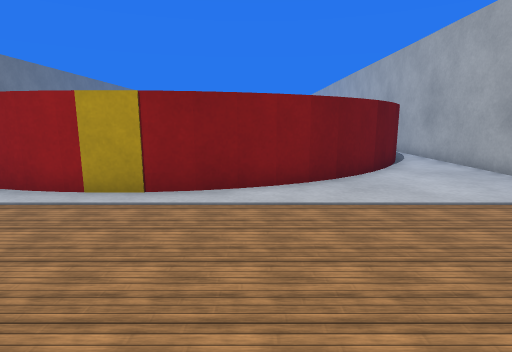
view 1 (above)

12 first-person views from a walk through a world built for the Webots simulator. The camera is 0.72 m above the floor, tilts 10° down and sees 80° across. The floor is counted in squares, 0.5 m on a side. Each view is taken from the middle of a square. On the plan, view 1 faces up. The plan holds only what a view shows up to about 14 squares ahead; the rest is blank. The place goes on beyond the plan. The robots in the file are not drawn. Webots' stock objects and surfaces are drawn as simple stand-ins.

view 2
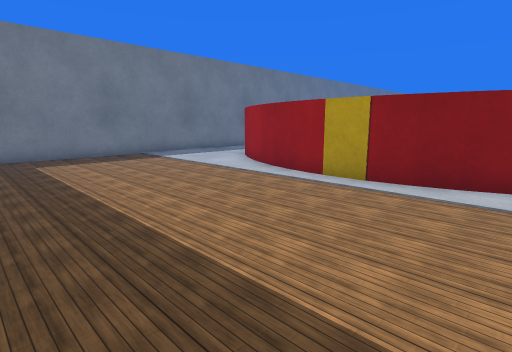

view 3
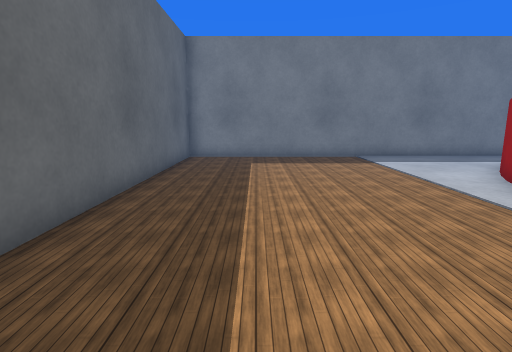

view 4
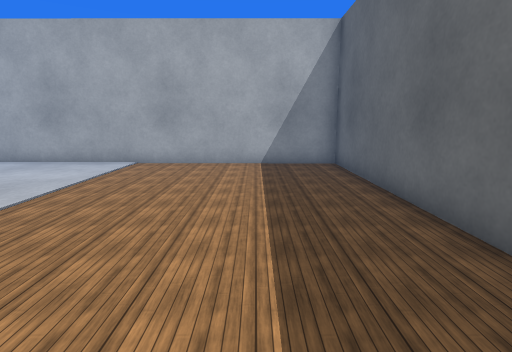

view 5
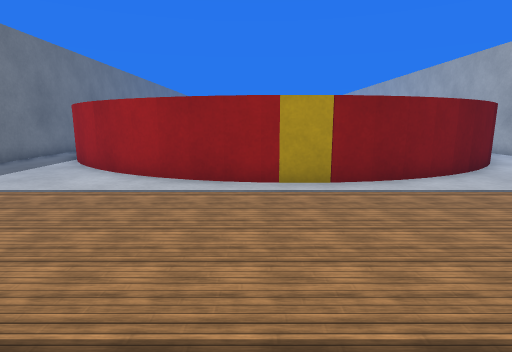

view 6
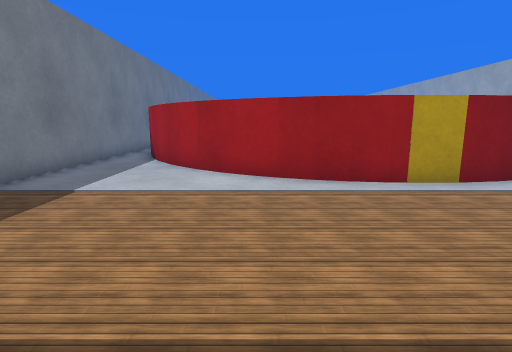

view 7
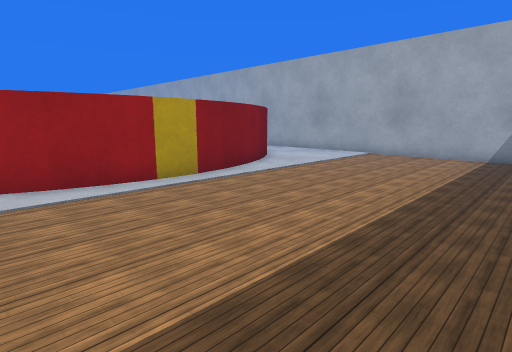

view 8
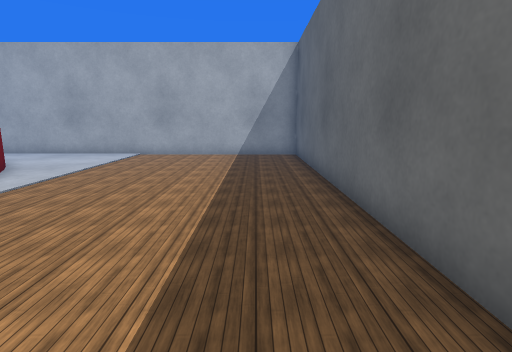

view 9
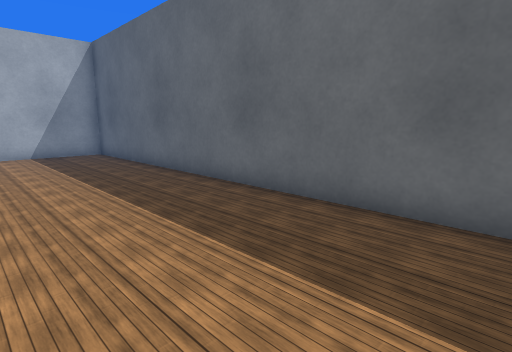

view 10
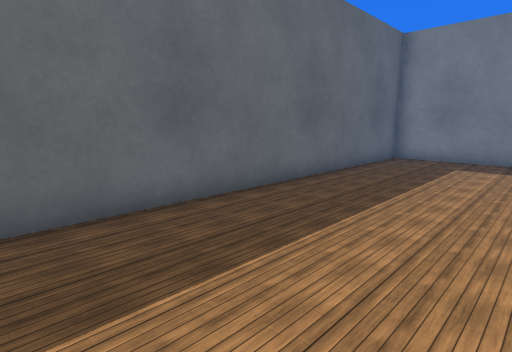

view 11
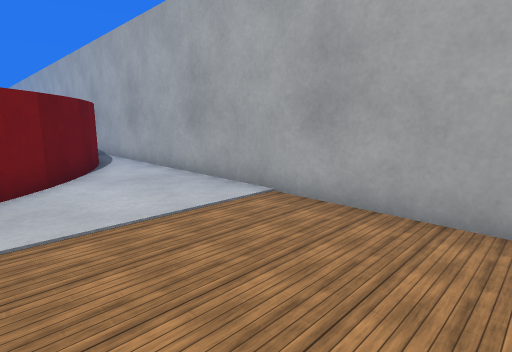

view 12
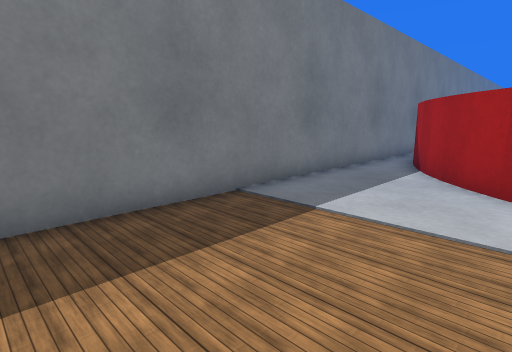

### Floor plan
Points are (right, up) in squares from view 1. A wall is a line through its corners. A room is listed if a view was taken in it or the views show most of it. See-through windows are left out.
Room 1 (views 1, 2, 3, 4, 5, 6, 7, 8, 9, 10, 11, 12)
walls: (-12.8, 14.5) (-12.8, -1.8) (6.8, -1.8) (6.8, 14.5)
low walls: (-3.4, 6) (-3.9, 6) (-4.9, 6.2); (-4.6, 6.1) (-5.6, 6.4); (-1.1, 6.2) (-2.1, 6); (-5.5, 6.3) (-6.4, 6.7) (-7.3, 7.1); (-0.3, 6.4) (-1.2, 6.2); (0.5, 6.7) (-0.5, 6.4); (-7.2, 7) (-8, 7.5) (-8.8, 8.1); (1.3, 7.1) (0.4, 6.7); (2.1, 7.5) (1.2, 7); (-8.7, 8) (-9.4, 8.7); (2.8, 8.1) (2, 7.5); (-9.3, 8.6) (-10, 9.3); (3.5, 8.7) (2.6, 8); (-9.9, 9.2) (-10.5, 10) (-11, 10.9); (4, 9.4) (3.4, 8.6); (4.5, 10) (3.9, 9.2); (-10.9, 10.8) (-11.4, 11.7); (5, 10.8) (4.4, 9.9); (-11.3, 11.5) (-11.6, 12.4); (5.4, 11.6) (4.9, 10.7); (5.6, 12.4) (5.3, 11.6)
objects: barrier (-3, 6)

Where each view was taken, in squares from view 1:
view 1: 0 up, 0 right, facing up
view 2: 1 down, 1 right, facing up-left
view 3: 1 up, 0 right, facing left
view 4: 1 up, 4 left, facing right
view 5: 1 down, 4 left, facing up
view 6: 1 down, 7 left, facing up
view 7: 1 down, 7 left, facing up-right
view 8: 0 up, 7 left, facing right
view 9: 3 up, 8 left, facing down-right
view 10: 3 up, 0 right, facing down-left
view 11: 1 up, 2 right, facing up-right
view 12: 1 up, 8 left, facing up-left
